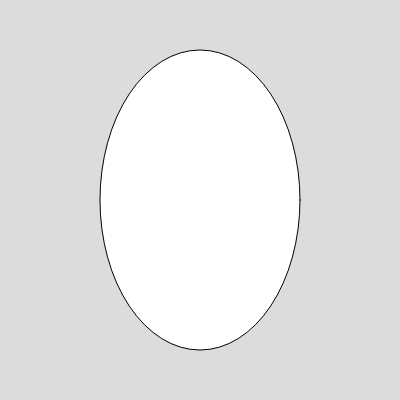
Frame 1 (no input)
Frame 60 (no input): identical to frame 1, image omitted
Frame 120 (the mouse pressed at the canvas centre since frame 60): identical to frame 1, image omitted

The p5.js sketch that drew this single still picture (run headless with seeded random() and noise() and a simulated clock; from frame 60 on, the mouse is pressed at the canvas centre):

// p5.js sketch
// ── sketch.js
function setup() {
  createCanvas(400, 400);
}

function draw() {
  background(220);
  ellipse(200, 200, 200, 300);
  
}
